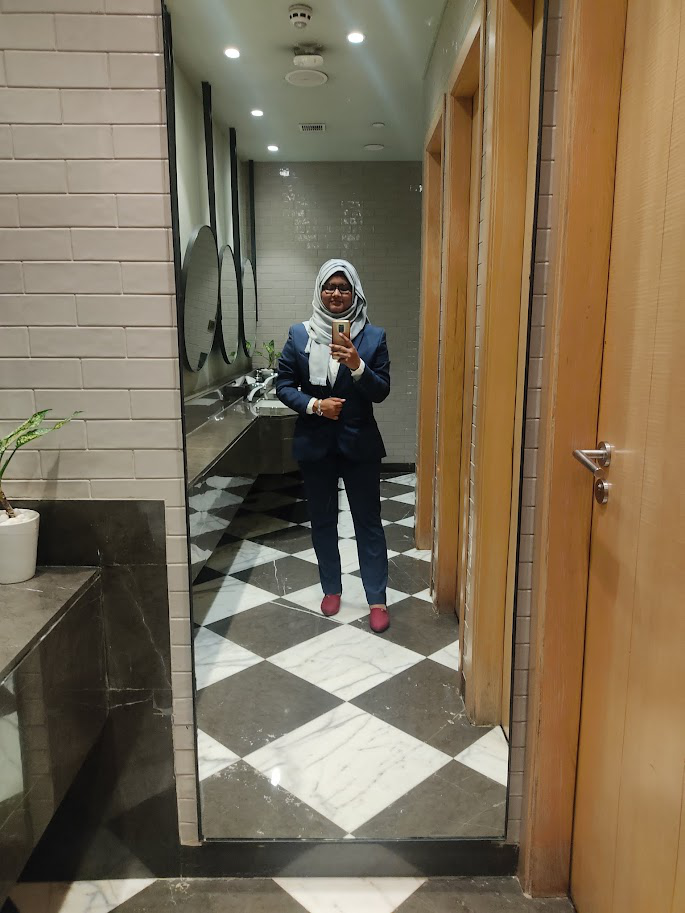
#> input picture IMG_20230313_115552.png, 685 x 913 px
$ python main.py
#> lines starting #> are read from the running program, lines starting #| are printed output that depends on the picture
import cv2

#Configurable Parameters
source="IMG_20230313_115552.png"
destination="newImage.png"
scale_percent=50

image=cv2.imread(source,cv2.IMREAD_UNCHANGED)
#> image is the input picture: shape (913, 685, 3); mean B, G, R 87.7, 110.5, 125.1
#cv2.imshow("title",image)

#Calculating the new dimensions
width=int(image.shape[1]*scale_percent/100)  #new
#> width = 342
height=int(image.shape[0]*scale_percent/100)  #new
#> height = 456

dsize=(width,height)
#> dsize = (342, 456)

output=cv2.resize(image,dsize)
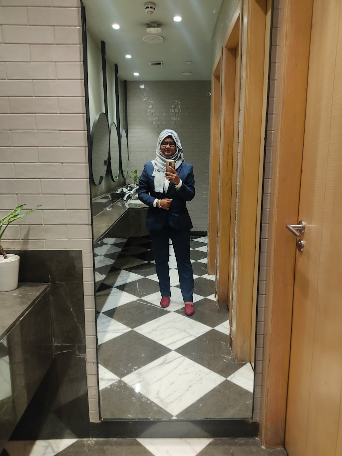
#> output: shape (456, 342, 3); mean B, G, R 87.5, 110.4, 124.9

cv2.imwrite(destination,output)
cv2.waitKey(0)
